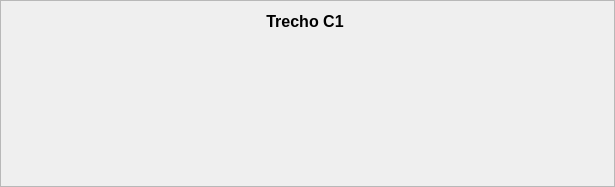
              <widget class="QFrame" name="frame_2">
               <property name="minimumSize">
                <size>
                 <width>610</width>
                 <height>170</height>
                </size>
               </property>
               <property name="frameShape">
                <enum>QFrame::StyledPanel</enum>
               </property>
               <property name="frameShadow">
                <enum>QFrame::Raised</enum>
               </property>
               <widget class="PyDMDrawingRectangle" name="SRC1_ChED">
                <property name="geometry">
                 <rect>
                  <x>398</x>
                  <y>142</y>
                  <width>20</width>
                  <height>15</height>
                 </rect>
                </property>
                <property name="toolTip">
                 <string/>
                </property>
                <property name="brush" stdset="0">
                 <brush brushstyle="SolidPattern">
                  <color alpha="255">
                   <red>0</red>
                   <green>255</green>
                   <blue>0</blue>
                  </color>
                 </brush>
                </property>
               </widget>
               <widget class="PyDMDrawingRectangle" name="SRB1A_ChED">
                <property name="geometry">
                 <rect>
                  <x>6</x>
                  <y>60</y>
                  <width>20</width>
                  <height>15</height>
                 </rect>
                </property>
                <property name="toolTip">
                 <string/>
                </property>
                <property name="brush" stdset="0">
                 <brush brushstyle="SolidPattern">
                  <color alpha="255">
                   <red>0</red>
                   <green>255</green>
                   <blue>0</blue>
                  </color>
                 </brush>
                </property>
               </widget>
               <widget class="PyDMDrawingRectangle" name="SRFE_ChBG1">
                <property name="geometry">
                 <rect>
                  <x>46</x>
                  <y>60</y>
                  <width>20</width>
                  <height>15</height>
                 </rect>
                </property>
                <property name="toolTip">
                 <string/>
                </property>
                <property name="brush" stdset="0">
                 <brush brushstyle="SolidPattern">
                  <color alpha="255">
                   <red>0</red>
                   <green>255</green>
                   <blue>0</blue>
                  </color>
                 </brush>
                </property>
               </widget>
               <widget class="QLabel" name="SR_Pic2">
                <property name="geometry">
                 <rect>
                  <x>4</x>
                  <y>40</y>
                  <width>602</width>
                  <height>138</height>
                 </rect>
                </property>
                <property name="text">
                 <string/>
                </property>
                <property name="pixmap">
                 <pixmap>../../../.designer/images/SR/SR_pic2.png</pixmap>
                </property>
                <property name="scaledContents">
                 <bool>true</bool>
                </property>
               </widget>
               <widget class="PyDMDrawingRectangle" name="SRC1_ChBG">
                <property name="geometry">
                 <rect>
                  <x>94</x>
                  <y>154</y>
                  <width>20</width>
                  <height>15</height>
                 </rect>
                </property>
                <property name="toolTip">
                 <string/>
                </property>
                <property name="brush" stdset="0">
                 <brush brushstyle="SolidPattern">
                  <color alpha="255">
                   <red>0</red>
                   <green>255</green>
                   <blue>0</blue>
                  </color>
                 </brush>
                </property>
               </widget>
               <widget class="PyDMDrawingRectangle" name="SRFE_ChMD">
                <property name="geometry">
                 <rect>
                  <x>124</x>
                  <y>50</y>
                  <width>20</width>
                  <height>15</height>
                 </rect>
                </property>
                <property name="toolTip">
                 <string/>
                </property>
                <property name="brush" stdset="0">
                 <brush brushstyle="SolidPattern">
                  <color alpha="255">
                   <red>0</red>
                   <green>255</green>
                   <blue>0</blue>
                  </color>
                 </brush>
                </property>
               </widget>
               <widget class="PyDMDrawingRectangle" name="SR_MBTemp12">
                <property name="geometry">
                 <rect>
                  <x>178</x>
                  <y>134</y>
                  <width>40</width>
                  <height>18</height>
                 </rect>
                </property>
                <property name="toolTip">
                 <string/>
                </property>
                <property name="brush" stdset="0">
                 <brush brushstyle="SolidPattern">
                  <color alpha="255">
                   <red>0</red>
                   <green>0</green>
                   <blue>255</blue>
                  </color>
                 </brush>
                </property>
               </widget>
               <widget class="PyDMDrawingRectangle" name="SRC1_ChMD">
                <property name="geometry">
                 <rect>
                  <x>234</x>
                  <y>44</y>
                  <width>20</width>
                  <height>15</height>
                 </rect>
                </property>
                <property name="toolTip">
                 <string/>
                </property>
                <property name="brush" stdset="0">
                 <brush brushstyle="SolidPattern">
                  <color alpha="255">
                   <red>0</red>
                   <green>255</green>
                   <blue>0</blue>
                  </color>
                 </brush>
                </property>
               </widget>
               <widget class="QLabel" name="label_31">
                <property name="geometry">
                 <rect>
                  <x>4</x>
                  <y>12</y>
                  <width>602</width>
                  <height>19</height>
                 </rect>
                </property>
                <property name="text">
                 <string>&lt;html&gt;&lt;head/&gt;&lt;body&gt;&lt;p align=&quot;center&quot;&gt;&lt;span style=&quot; font-size:12pt; font-weight:600;&quot;&gt;Trecho C1&lt;/span&gt;&lt;/p&gt;&lt;/body&gt;&lt;/html&gt;</string>
                </property>
               </widget>
               <widget class="PyDMDrawingRectangle" name="SRFE_ChBG2">
                <property name="geometry">
                 <rect>
                  <x>86</x>
                  <y>40</y>
                  <width>20</width>
                  <height>15</height>
                 </rect>
                </property>
                <property name="toolTip">
                 <string/>
                </property>
                <property name="brush" stdset="0">
                 <brush brushstyle="SolidPattern">
                  <color alpha="255">
                   <red>0</red>
                   <green>255</green>
                   <blue>0</blue>
                  </color>
                 </brush>
                </property>
               </widget>
               <zorder>SR_Pic2</zorder>
               <zorder>SRC1_ChBG</zorder>
               <zorder>SRFE_ChMD</zorder>
               <zorder>SR_MBTemp12</zorder>
               <zorder>SRC1_ChMD</zorder>
               <zorder>label_31</zorder>
               <zorder>SRFE_ChBG2</zorder>
               <zorder>SRC1_ChED</zorder>
               <zorder>SRB1A_ChED</zorder>
               <zorder>SRFE_ChBG1</zorder>
              </widget>
